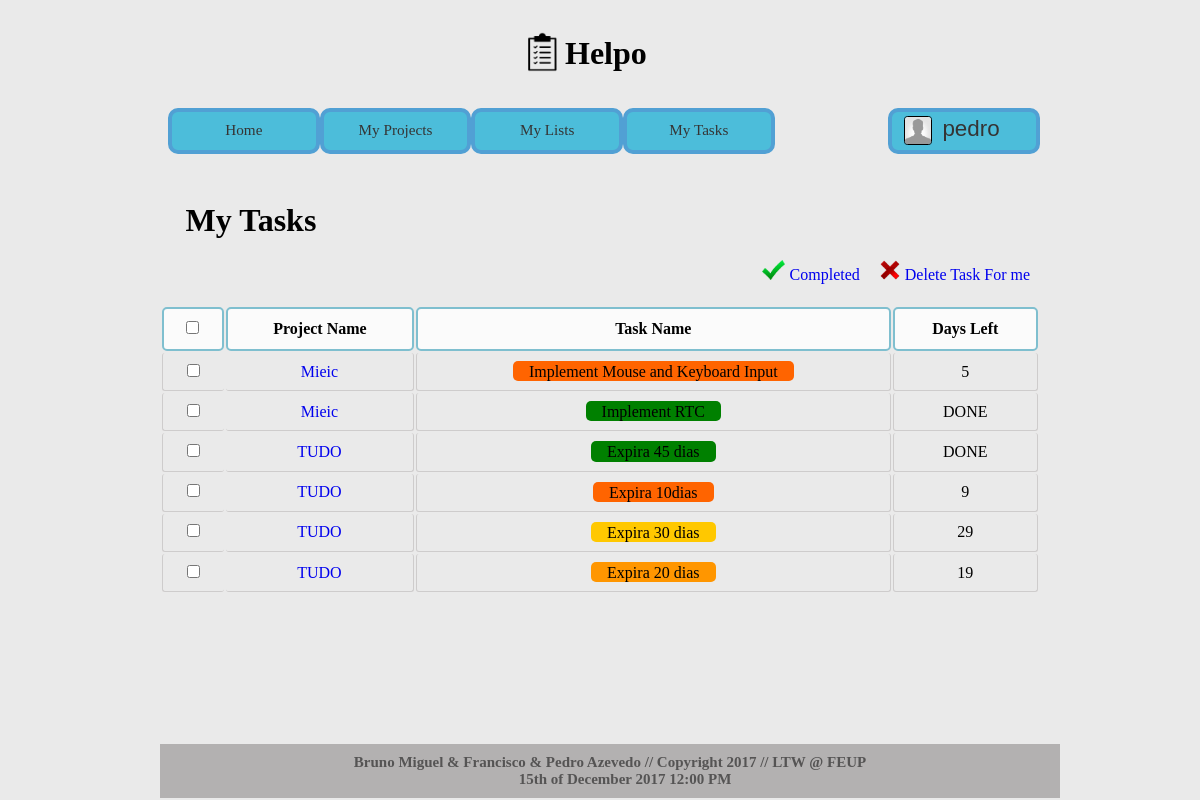
Screenshot of /mytasks.php?id=2 (signed in) with the database file from the repository.
### tables this page shows
CREATE TABLE projectTaskUsers (
	project_id 	INTEGER REFERENCES projects,
	task_id 	INTEGER REFERENCES tasks,
	user_id 	INTEGER REFERENCES users,
	
	PRIMARY KEY (project_id, task_id, user_id)
);

CREATE TABLE projects (
	project_id 		INTEGER PRIMARY KEY AUTOINCREMENT,
	project_name 	VARCHAR(50) NOT NULL,
	user_id 		INTEGER REFERENCES users
);

CREATE TABLE tasks (
	task_id 			INTEGER PRIMARY KEY AUTOINCREMENT,
	task_name 			VARCHAR(50) NOT NULL,
	task_description	VARCHAR(500),
	task_completed		INTEGER NOT NULL, /*0 not completed 1 completed (false,true)*/
	limit_day			INTEGER NOT NULL,
	limit_month			INTEGER NOT NULL,
	limit_year			INTEGER NOT NULL
);

### mytasks.php (called while the page is built, shortened)
<?php
$mytasks_section = "mytasks";
include_once('./templates/html_header.php');
include_once('./templates/html_mytasks.php');
include_once('./templates/html_footer.php');
?>

### database/db.php (called while the page is built, shortened)
<?php
    class Database {
        private $database;
        public function __construct($sqlite_file_path) {
            try {
                $this->base_path = $_SERVER['SERVER_NAME'] . $_SERVER['PHP_SELF'];
                $this->database = new PDO('sqlite:' . $sqlite_file_path);
                $this->database->setAttribute(PDO::ATTR_ERRMODE, PDO::ERRMODE_EXCEPTION);
            }
            catch (PDOException $e) {
                echo 'Connection to database failed: ' . $e->getMessage();
            }
        }
		public function get_project_by_project_id($project_id) {
			$statement = $this->database->prepare('SELECT * FROM projects WHERE project_id = ?');
			$statement->execute(array($project_id));
			return $statement->fetch();
		}
		public function get_tasks_from_user($user_id) {
			$statement = $this->database->prepare('SELECT * FROM projectTaskUsers WHERE user_id = ?');
			$statement->execute(array($user_id));
			return $statement->fetchAll();
		}
		public function getTaskFromTaskId($task_id)
        {
            $statement = $this->database->prepare('SELECT * FROM tasks WHERE task_id= ?');
            $statement->execute(array($task_id));
            return $statement->fetch();
        }
		public function get_completed_from_task_id($task_id)
        {
            $statement = $this->database->prepare('SELECT * FROM tasks WHERE task_id= ?');
            $statement->execute(array($task_id));
            return $statement->fetch();
        }
    }
?>

### templates/actions/action_color_task.php (called while the page is built, shortened)
<?php
  function get_color($task_id){
	include_once('./database/db.php');
	$db = new Database('./database/helpo.db');
	$task = $db->get_completed_from_task_id($task_id);
	if($task['task_completed'] == 1){
		$string = "green";
	} else{
		$today_year = idate("Y");
		$today_month = idate("m");
		$today_day = idate("d");
		$dataL = $task['limit_year']*365 + $task['limit_month'] * 30.4 + $task['limit_day'];
		$dataH = $today_year*365 + $today_month*30.4 + $today_day;
		$days = $dataL - $dataH;
		if($days>= 0 && $days < 5){
			$color = 50;
		} else if($days >= 5 && $days < 10){
			$color=100;
		} else if($days >= 10 && $days < 20){
			$color=150;
		} else if($days >= 20 && $days <31){
			$color=200;
		} else if($days >= 31){
			$color=255;
		} else{
			$color = 0;
		}
		$string = "rgb(255,".$color.",0)";
	}
    return $string;
  }
  function get_days($task_id){
	include_once('./database/db.php');
	$db = new Database('./database/helpo.db');
	$task = $db->get_completed_from_task_id($task_id);
	if($task['task_completed'] == 1){
		$days= "DONE";
	} else{
		$today_year = idate("Y");
		$today_month = idate("m");
		$today_day = idate("d");
		$dataL = ($task['limit_year'])*365 + ($task['limit_month']) * (365/12) + $task['limit_day'];
		$dataH = ($today_year)*365 + ($today_month)*(365/12) + $today_day;
		$days = $dataL - $dataH;
		$days = round($days);
	}
    return $days;
  }

### templates/html_mytasks.php (the view, shortened to what this page needs)
<?
include_once('./templates/actions/action_color_task.php');
include_once('./database/db.php');
$db = new Database('./database/helpo.db');
?>
<div id="mytasks">
<h1>My Tasks</h1>
<div id="mytaskscontent">
    <a href="#"><div class="button" id="delete"><img src="./images/delete-icon.png"/>Delete Task For me</div></a>
	<a href="#"><div class="button" id="completed"><img src="./images/check_mark.png"/>Completed</div></a>
<form>
  <table class="list mytaskslist" id="<? echo $mytasks_section; ?>table" >
    <tr>
      <td><input class="checkboxcontrol" type="checkbox"/></td>
      <td>Project Name</td>
	  <td>Task Name</td>
	  <td>Days Left</td>
    </tr><?
	$alltasks = $db->get_tasks_from_user($_GET['id']);
	foreach($alltasks as $alltask){
		$project = $db->get_project_by_project_id($alltask['project_id']);
		$task = $db->getTaskFromTaskId($alltask['task_id']);
		echo '<tr>';
		echo '<td><input id="' . $task['task_id'] . '" type="checkbox"/></td>';
		echo '<td><a id="' . $project['project_name'] . '"href="projects.php?id=' . $project['project_id'] . '"  >' . $project['project_name'] .'</a></td>';
		echo '<td><a id="' . $task['task_name'] .'"style="background-color: ';
		echo get_color($task['task_id']);
		echo '">' . $task['task_name'] . '</a></td>';
		echo '<td>'.get_days($task['task_id']).'</td>';
		echo '</tr>';
	}
?></table>
</form>
</div>
</div>

### css/profile_header.css (style rules this page uses)
* { margin: 0px; font-family: Trebuchet MS; }
body { margin: 2em 10em 3em 10em; background-color: #eaeaea; position: relative; }
.button img { height: 20px; margin-right: 5px; }
.button { float: right; padding: 0px 10px; padding-top: 5px; vertical-align: top; }
.list { width: 100%; float: left; margin-top: 5px; }
.list tr td { padding: 5px 10px; }
.list tr:first-child td { font-weight: bold; background-color: rgba(255, 255, 255, 0.8); }
.list tr:not(:first-child) td { border-bottom: 1px gray solid; }
#mytasks > h1 { padding-left: 0.8em; margin-bottom: 0.5em; }
#mytasks form table { margin-top: 1.3em; }
#mytasks form table tr td { text-align: center; padding: 0.6em; margin-bottom: 0em; border-style: solid; border-radius: 3px; border-bottom-width: 0.02em; border-left-width: 0.02em; border-width: 0em 0.02em 0.02em 0.02em; border-color: #cecccc; }
#mytasks form table tr td:nth-of-type(2) { border-left-width: 0em; }
#mytasks form table tr td:nth-of-type(1) { border-right-width: 0em; }
#mytasks form table a { text-decoration: none; }
#mytasks form table tr td:nth-of-type(3) a { padding: 0.1em 1em 0.1em 1em; border-radius: 5px; }
#mytasks form table tr:first-child td { text-align: center; padding: 0.7em; border-radius: 5px; border-style: solid; border-color: #7fbfcf; border-width: 0.18em; margin-bottom: 2em; }

### rows the page displays
projecttaskusers: project.project_name "Mieic", task.task_name "Implement Mouse and Keyboard Input", task.limit_day "5"
projecttaskusers: project.project_name "Mieic", task.task_name "Implement RTC", task.task_completed "DONE"
projecttaskusers: project.project_name "TUDO", task.task_name "Expira 45 dias", task.task_completed "DONE"
projecttaskusers: project.project_name "TUDO", task.task_name "Expira 10dias", task.limit_day "9"
projecttaskusers: project.project_name "TUDO", task.task_name "Expira 30 dias", task.limit_day "29"
projecttaskusers: project.project_name "TUDO", task.task_name "Expira 20 dias", task.limit_day "19"

### other values shown
$_SESSION['username'] "pedro"
